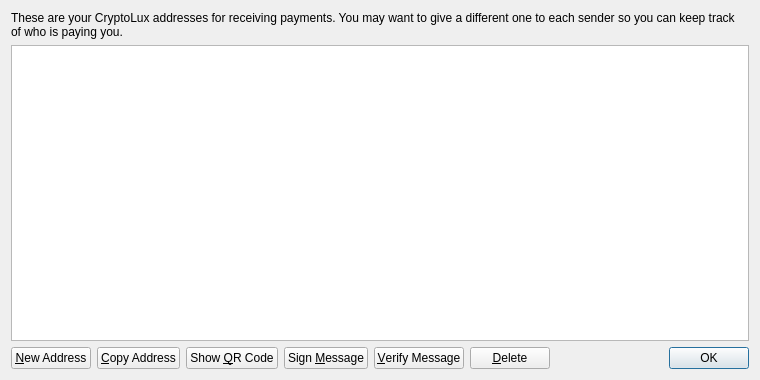
<?xml version="1.0" encoding="UTF-8"?>
<ui version="4.0">
 <class>AddressBookPage</class>
 <widget class="QWidget" name="AddressBookPage">
  <property name="geometry">
   <rect>
    <x>0</x>
    <y>0</y>
    <width>760</width>
    <height>380</height>
   </rect>
  </property>
  <property name="windowTitle">
   <string>Address Book</string>
  </property>
  <layout class="QVBoxLayout" name="verticalLayout">
   <item>
    <widget class="QLabel" name="labelExplanation">
     <property name="text">
      <string>These are your CryptoLux addresses for receiving payments. You may want to give a different one to each sender so you can keep track of who is paying you.</string>
     </property>
     <property name="textFormat">
      <enum>Qt::PlainText</enum>
     </property>
     <property name="wordWrap">
      <bool>true</bool>
     </property>
    </widget>
   </item>
   <item>
    <widget class="QTableView" name="tableView">
     <property name="contextMenuPolicy">
      <enum>Qt::CustomContextMenu</enum>
     </property>
     <property name="toolTip">
      <string>Double-click to edit address or label</string>
     </property>
     <property name="tabKeyNavigation">
      <bool>false</bool>
     </property>
     <property name="alternatingRowColors">
      <bool>true</bool>
     </property>
     <property name="selectionMode">
      <enum>QAbstractItemView::SingleSelection</enum>
     </property>
     <property name="selectionBehavior">
      <enum>QAbstractItemView::SelectRows</enum>
     </property>
     <property name="sortingEnabled">
      <bool>true</bool>
     </property>
     <attribute name="verticalHeaderVisible">
      <bool>false</bool>
     </attribute>
    </widget>
   </item>
   <item>
    <layout class="QHBoxLayout" name="horizontalLayout">
     <item>
      <widget class="QPushButton" name="newAddressButton">
       <property name="toolTip">
        <string>Create a new address</string>
       </property>
       <property name="text">
        <string>&amp;New Address</string>
       </property>
       <property name="icon">
        <iconset resource="../bitcoin.qrc">
         <normaloff>:/icons/add</normaloff>:/icons/add</iconset>
       </property>
      </widget>
     </item>
     <item>
      <widget class="QPushButton" name="copyToClipboard">
       <property name="toolTip">
        <string>Copy the currently selected address to the system clipboard</string>
       </property>
       <property name="text">
        <string>&amp;Copy Address</string>
       </property>
       <property name="icon">
        <iconset resource="../bitcoin.qrc">
         <normaloff>:/icons/editcopy</normaloff>:/icons/editcopy</iconset>
       </property>
      </widget>
     </item>
     <item>
      <widget class="QPushButton" name="showQRCode">
       <property name="text">
        <string>Show &amp;QR Code</string>
       </property>
       <property name="icon">
        <iconset resource="../bitcoin.qrc">
         <normaloff>:/icons/qrcode</normaloff>:/icons/qrcode</iconset>
       </property>
      </widget>
     </item>
     <item>
      <widget class="QPushButton" name="signMessage">
       <property name="toolTip">
        <string>Sign a message to prove you own a CryptoLux address</string>
       </property>
       <property name="text">
        <string>Sign &amp;Message</string>
       </property>
       <property name="icon">
        <iconset resource="../bitcoin.qrc">
         <normaloff>:/icons/edit</normaloff>:/icons/edit</iconset>
       </property>
      </widget>
     </item>
     <item>
      <widget class="QPushButton" name="verifyMessage">
       <property name="toolTip">
        <string>Verify a message to ensure it was signed with a specified CryptoLux address</string>
       </property>
       <property name="text">
        <string>&amp;Verify Message</string>
       </property>
       <property name="icon">
        <iconset resource="../bitcoin.qrc">
         <normaloff>:/icons/transaction_0</normaloff>:/icons/transaction_0</iconset>
       </property>
      </widget>
     </item>
     <item>
      <widget class="QPushButton" name="deleteButton">
       <property name="toolTip">
        <string>Delete the currently selected address from the list</string>
       </property>
       <property name="text">
        <string>&amp;Delete</string>
       </property>
       <property name="icon">
        <iconset resource="../bitcoin.qrc">
         <normaloff>:/icons/remove</normaloff>:/icons/remove</iconset>
       </property>
      </widget>
     </item>
     <item>
      <spacer name="horizontalSpacer">
       <property name="orientation">
        <enum>Qt::Horizontal</enum>
       </property>
       <property name="sizeHint" stdset="0">
        <size>
         <width>40</width>
         <height>20</height>
        </size>
       </property>
      </spacer>
     </item>
     <item>
      <widget class="QDialogButtonBox" name="buttonBox">
       <property name="sizePolicy">
        <sizepolicy hsizetype="Maximum" vsizetype="Fixed">
         <horstretch>0</horstretch>
         <verstretch>0</verstretch>
        </sizepolicy>
       </property>
       <property name="standardButtons">
        <set>QDialogButtonBox::Ok</set>
       </property>
      </widget>
     </item>
    </layout>
   </item>
  </layout>
 </widget>
 <resources>
  <include location="../bitcoin.qrc"/>
 </resources>
 <connections/>
</ui>
